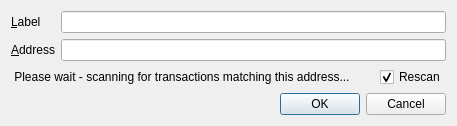
<?xml version="1.0" encoding="UTF-8"?>
<ui version="4.0">
 <class>EditAddressDialog</class>
 <widget class="QDialog" name="EditAddressDialog">
  <property name="geometry">
   <rect>
    <x>0</x>
    <y>0</y>
    <width>457</width>
    <height>126</height>
   </rect>
  </property>
  <property name="windowTitle">
   <string>Edit Address</string>
  </property>
  <layout class="QVBoxLayout" name="verticalLayout">
   <item>
    <layout class="QFormLayout" name="formLayout">
     <property name="fieldGrowthPolicy">
      <enum>QFormLayout::AllNonFixedFieldsGrow</enum>
     </property>
     <item row="0" column="0">
      <widget class="QLabel" name="label">
       <property name="text">
        <string>&amp;Label</string>
       </property>
       <property name="buddy">
        <cstring>labelEdit</cstring>
       </property>
      </widget>
     </item>
     <item row="0" column="1">
      <widget class="QLineEdit" name="labelEdit">
       <property name="toolTip">
        <string>The label associated with this address list entry</string>
       </property>
      </widget>
     </item>
     <item row="1" column="0">
      <widget class="QLabel" name="label_2">
       <property name="text">
        <string>&amp;Address</string>
       </property>
       <property name="buddy">
        <cstring>addressEdit</cstring>
       </property>
      </widget>
     </item>
     <item row="1" column="1">
      <widget class="QValidatedLineEdit" name="addressEdit">
       <property name="toolTip">
        <string>The address associated with this address list entry. This can only be modified for sending addresses.</string>
       </property>
      </widget>
     </item>
    </layout>
   </item>
   <item>
    <layout class="QHBoxLayout" name="horizontalLayout">
     <item>
      <widget class="QLabel" name="label_3">
       <property name="maximumSize">
        <size>
         <width>439</width>
         <height>16777215</height>
        </size>
       </property>
       <property name="text">
        <string> Please wait - scanning for transactions matching this address...</string>
       </property>
      </widget>
     </item>
     <item alignment="Qt::AlignRight">
      <widget class="QCheckBox" name="rescanCheckBox">
       <property name="text">
        <string>Rescan</string>
       </property>
       <property name="checked">
        <bool>true</bool>
       </property>
      </widget>
     </item>
    </layout>
   </item>
   <item>
    <widget class="QDialogButtonBox" name="buttonBox">
     <property name="orientation">
      <enum>Qt::Horizontal</enum>
     </property>
     <property name="standardButtons">
      <set>QDialogButtonBox::Cancel|QDialogButtonBox::Ok</set>
     </property>
    </widget>
   </item>
  </layout>
 </widget>
 <customwidgets>
  <customwidget>
   <class>QValidatedLineEdit</class>
   <extends>QLineEdit</extends>
   <header>qvalidatedlineedit.h</header>
  </customwidget>
 </customwidgets>
 <resources/>
 <connections>
  <connection>
   <sender>buttonBox</sender>
   <signal>accepted()</signal>
   <receiver>EditAddressDialog</receiver>
   <slot>accept()</slot>
   <hints>
    <hint type="sourcelabel">
     <x>20</x>
     <y>20</y>
    </hint>
    <hint type="destinationlabel">
     <x>20</x>
     <y>20</y>
    </hint>
   </hints>
  </connection>
  <connection>
   <sender>buttonBox</sender>
   <signal>rejected()</signal>
   <receiver>EditAddressDialog</receiver>
   <slot>reject()</slot>
   <hints>
    <hint type="sourcelabel">
     <x>20</x>
     <y>20</y>
    </hint>
    <hint type="destinationlabel">
     <x>20</x>
     <y>20</y>
    </hint>
   </hints>
  </connection>
 </connections>
</ui>
